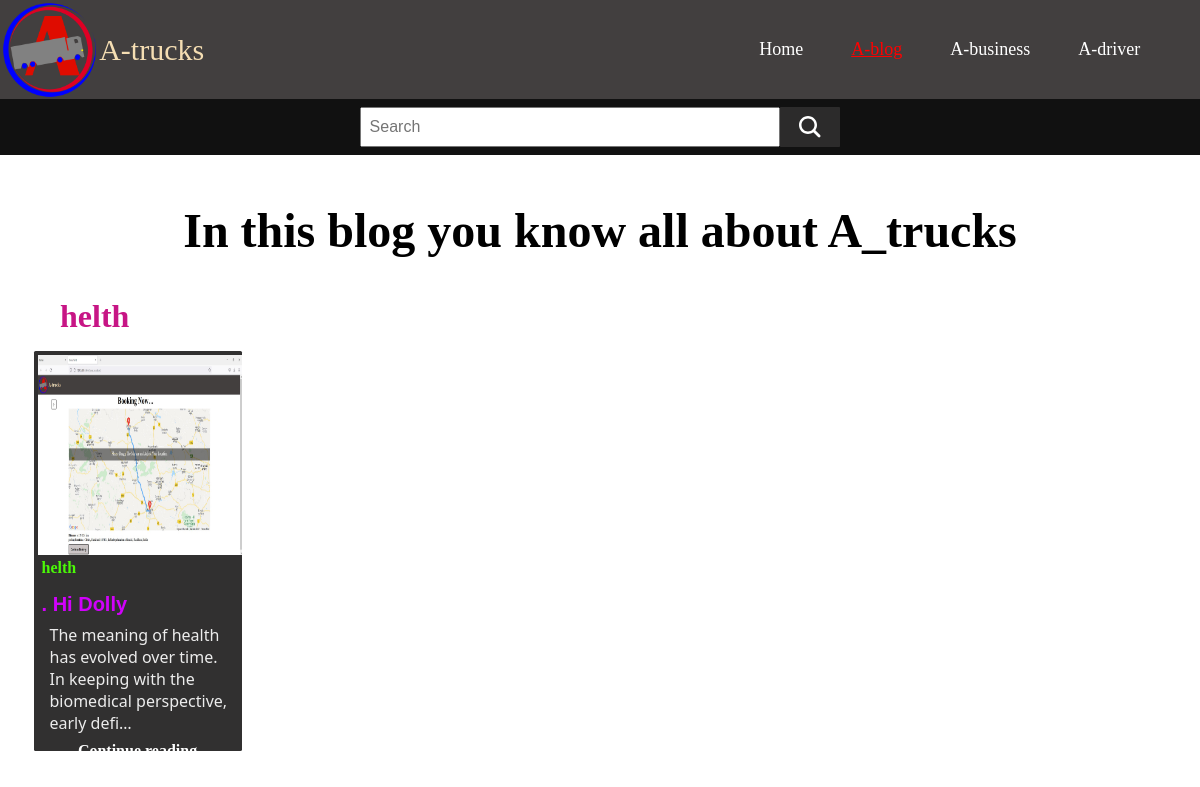
The page /A_blog/ on the database its author committed.
### A_blog/models.py (models this page shows, shortened)
class blog_content(models.Model):
    sno=models.AutoField(primary_key=True)
    title=models.CharField(max_length=255)
    blog_type=models.CharField(max_length=50)
    slug=models.CharField(max_length=200)
    timeStamp=models.DateTimeField(default=now)
    blog_thumbnail=models.ImageField(upload_to="static/image/A_blog")
    content=models.TextField()

### A_blog/views.py (the view)
# urls.py: path('', views.A_blogHome, name='A_blogHome'),
def A_blogHome(request):
    allProds=[]
    catprods= blog_content.objects.values('blog_type', 'sno')
    cats= {item["blog_type"] for item in catprods}
    for cat in cats:
        prod=blog_content.objects.filter(blog_type=cat)
        n = len(prod)
        allProds.append([prod, range(1, n), n])
    params={'allProds':allProds }
    return render(request,"A_blog/index.html",params)

### templates/A_blog/index.html (shortened to what this page needs)
{% extends 'basic.html' %}
{% block css %}
{% load static %}
<link rel="stylesheet" type="text/css" href="{% static 'A_blog/index.css' %}">
{% endblock %}
{% block A_blogActive %}highlight{% endblock A_blogActive %}
{% block body %}
{% load static %}
<form class="search_div" action="search" method="GET">
    <input type="text" id="query" name="query" placeholder="Search">
    <button id="Search_btn" type="submit"></button>
</form>
<div class="container_Blog">
    <h2 class="blog_head">In this blog you know all about A_trucks</h2>
</div>
{% for blog_content, range, n in allProds%}
<h2 class="blog_type">{{blog_content.0.blog_type}}</h2>
<div class="body_protect_div">
    <div class="thumbnail_body">
        <div class="Thumbnail" id="blog_Thumbnail">
            <img src="/media/{{blog_content.0.blog_thumbnail}}" alt="">
        </div>
        <div class="blog_content">
            <strong class="inner_content_type">{{blog_content.0.blog_type}}</strong>
            <h3 class="inner_blog_titel">. {{blog_content.0.title}}</h3>
            <p class="inner_blog_content">{{blog_content.0.content| truncatechars:100}}</p>
            <div class="blog_continue">
                <a href="/A_blog/{{blog_content.0.slug}}" role="button" target="_blank">Continue reading</a>
            </div>
        </div>
    </div>
</div>
{% endfor %}
{% endblock %}
{% block js %}
{% load static %}
{% endblock %}

### templates/basic.html (shortened to what this page needs)
{% load static %}
</html>
<!DOCTYPE html>
<html lang="en">
<head>
  {% block css %}
  {% endblock %}
</head>
<body>
  <nav class="navbar">
    <a href="/"><img src="{% static 'image/logo.png' %}" class="logo" alt=""></a>
    <a class="navbar-brand" href="/">A-trucks </a>
    <div class="head_align_left">
      <li><a href="/A_driver" id="driver_log_sign" class="{% block A_driverActive %} {% endblock A_driverActive %}">A-driver</a></li>
      <li><a href="/A_business" id="business_log_sign" class="{% block A_businessActive %} {% endblock A_businessActive %}">A-business</a></li>
      <li><a href="/A_blog" class="{% block A_blogActive %} {% endblock A_blogActive %}">A-blog</a></li>
      <li><a href="/" class="{% block HomeActive %} {% endblock HomeActive %}">Home</a></li>
    </div>
  </nav>
  {% block body %} {% endblock %}
</body>
</html>

### static/A_blog/index.css (style rules this page uses)
* { margin: 0; padding: 0; }
.search_div { display: flex; background-color: rgb(17, 17, 17); justify-content: center; text-align: center; padding: 1vh 0vh 1vh 0vh; top: 12.3vh; position: sticky; }
#Search_btn { background-color: #2c2b2b; background-size: 24px 24px; background-position: center center; background-repeat: no-repeat; height: 5vh; width: 5vw; cursor: pointer; outline: none; border: none; border-radius: 0.1vh; }
#query { width: 35vw; font-size: 2vh; padding: 1vh; margin: 0vh 0.1vh 0vh 0vh; }
.container_Blog { text-align: center; margin-top: 6vh; }
.blog_head { font-size: 6vh; }
.body_protect_div { display: grid; grid-gap: 2vh; margin-left: 2.46vw; margin-right: 2.46vw; grid-template-columns:repeat(auto-fit, minmax(18vw, 18vw)); border-radius: 0.5vh; }
.thumbnail_body { height: 50vh; background-color: rgb(49, 48, 48); margin: 0vh 0.5ch 0vh 0.5vh; border-radius: 0.2vh; }
.Thumbnail { height: 25vh; justify-content: center; align-items: center; margin: 0.5vh; border-radius: 0.2vh; }
.Thumbnail img { height: 25vh; width: 17.03vw; }
.blog_type { justify-content: center; margin: 5vh 5vw 2vh 5vw; font-size: 4vh; color: mediumvioletred; }
.inner_content_type { color: rgb(75, 248, 7); margin: 0.5vh 1vh 1vh 1vh; }
.inner_blog_titel { color: rgba(212, 0, 255, 0.979); margin: 2vh 1vh 1vh 1vh; font-size: 2.5vh; text-align: left; font-family: 'Trebuchet MS', 'Lucida Sans Unicode', 'Lucida Grande', 'Lucida Sans', Arial, sans-serif; }
.inner_blog_content { text-align: left; margin: 1vh 1vh 1vh 2vh; color: rgb(236, 236, 236); font-family: 'Segoe UI', Tahoma, Geneva, Verdana, sans-serif; }
.blog_continue a { display: flex; flex-direction: column-reverse; width: 100%; color: rgb(255, 255, 255); text-align: center; font-weight: bold; }

### templates/basic.html (style rules this page uses)
* { margin: 0px; padding: 0px; }
.navbar { background-color: rgb(66, 63, 63); position: sticky; top: 0px; display: flex; align-items: center; z-index: 100; }
.logo { width: 12vh; height: 12vh; margin: 0.2vh; }
.navbar-brand { font-size: 2.5vw; color: wheat; text-decoration: none; }
.head_align_left { width: 80%; display: flex; flex-direction: row-reverse; text-align: center; text-decoration: none; }
.head_align_left li { list-style: none; }
.head_align_left li a { color: white; font-size: 1.5vw; text-decoration: none; margin-left: 3vh; margin-right: 3vh; cursor: pointer; justify-content: center; }
body { overflow-x: hidden; }
.navbar .highlight { color: red; text-decoration: underline; }

### rows shown on the page
blog_content: blog_type "helth", blog_thumbnail (picture), blog_type "helth", title "Hi Dolly", content "The meaning of health has evolved over time. In keeping with the biomedical perspective, early defi…"
